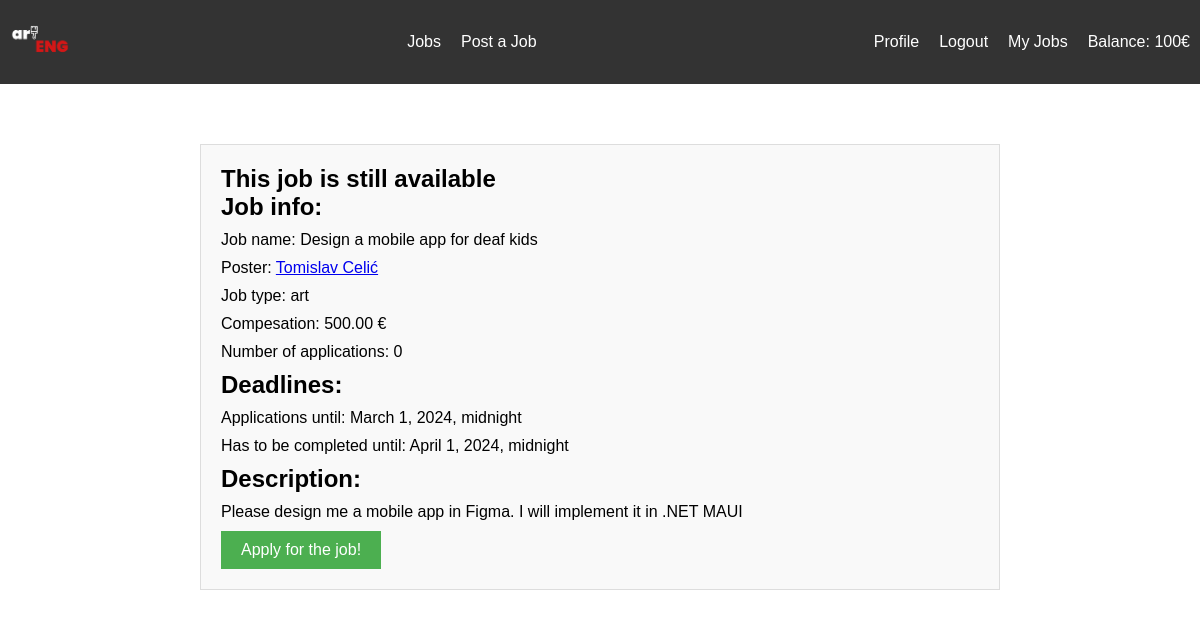
Page /jobs/18 (signed in) on the committed database.
### jobs/models.py (models this page shows, shortened)
class Student(AbstractBaseUser, PermissionsMixin):
    TYPE_CHOICES = (
        ('art', 'Art Student'),
        ('engineering', 'Engineering Student'),
    )
    email = models.EmailField(unique=True)
    user_name = models.CharField(max_length=20, unique=True)
    balance = models.IntegerField(default=1000)
    USERNAME_FIELD = 'user_name'
    EMAIL_FIELD = 'email'
    REQUIRED_FIELDS = ['email']
    is_active = models.BooleanField(default=True)
    is_superuser = models.BooleanField(default=False)
    is_staff = models.BooleanField(default=False)
    date_joined = models.DateTimeField(default=timezone.now)
    last_login = models.DateTimeField(blank=True, null=True)
    first_name = models.CharField(max_length=30)
    last_name = models.CharField(max_length=30)
    institution = models.CharField(max_length=6)
    student_type = models.CharField(max_length=20, choices=TYPE_CHOICES)
    objects = CustomStudentManager()
    class Meta:
        verbose_name = 'Student'
        verbose_name_plural = 'Students'
    def get_full_name(self):
        return f"{self.first_name} {self.last_name}"

class Job(models.Model):
    job_id = models.AutoField(primary_key=True)
    name = models.CharField(max_length=255)
    description = models.TextField()
    JOB_TYPES = [
        ('engineering', 'Engineering Job'),
        ('art', 'Art Job'),
    ]
    job_type = models.CharField(max_length=20, choices=JOB_TYPES)
    poster = models.ForeignKey(Student, on_delete=models.CASCADE, related_name='posted_jobs')
    assign_deadline = models.DateTimeField()
    completion_deadline = models.DateTimeField()
    assigned_to = models.ForeignKey(Student, on_delete=models.SET_NULL, null=True, blank=True, related_name='assigned_jobs')
    compensation = models.DecimalField(max_digits=10, decimal_places=2)
    is_completed = models.BooleanField(default=False)
    finished_link = models.TextField(default="")
    was_disputed = models.BooleanField(default=False)

### jobs/views.py (the view)
# urls.py: path('jobs/<int:job_id>', job_detail, name='job_detail'),
def job_detail(request, job_id):
    job = get_object_or_404(Job, pk=job_id)
    student = request.user
    poster = job.poster
    can_apply = False
    user_has_applied = False
    applications = JobApplication.objects.filter(job = job)
    number_of_applications = applications.count
    dispute = Dispute.objects.filter(job = job).first()
    is_disputed = dispute is not None
    if not request.user.is_anonymous:
        can_apply = not user_has_applied and student != poster and job.job_type == student.student_type
        user_has_applied = JobApplication.objects.filter(job = job, applicant=student).exists()
    context = {
        'job' : job,
        'student' : student,
        'poster' : poster,
        'can_apply' : can_apply,
        'number_of_applications': number_of_applications,
        'user_has_applied' : user_has_applied,
        'applications' : applications,
        'is_disputed' : is_disputed,
        'dispute': dispute
    }
    return render(request, 'job_details.html', context)

### jobs/templates/job_details.html (shortened to what this page needs)
{% extends "base.html" %}
{% block content %}
<div class="job-detail-container">
    {% if request.user.is_anonymous %}
        <h2>You need to be logged in to view jobs</h2>
    {% else %}
        {% if job.assigned_to == student or job.poster == student or student.is_staff and job.assigned_to is not None %}
        <div class="job-info">
            <h3>Job info:</h3>
            <p>Job name: {{job.name}}</p>
            <p>Poster: <a href="{% url 'jobs:profile' poster.user_name %}">{{poster.get_full_name}}</a></p>
            <p>Job type: {{job.job_type}}</p>
            <p>Compesation: {{job.compensation}} €</p>
            <h3>Deadlines:</h3>
            <p>Has to be completed until: {{job.completion_deadline}}</p>
            <h3>Description:</h3>
            <p>{{job.description}}</p>
            {% if job.assigned_to is not None %}
                {% if job.is_completed %}
                    <h3>
                        This job has been completed by:
                        <a href="{% url 'jobs:profile' job.assigned_to.user_name %}">{{job.assigned_to.get_full_name}}</a>
                    </h3>
                    <p>View the completed job <a href="{{job.finished_link}}">here</a></p>
                    {% if is_disputed %}
                        <h3>This job is under dispute</h3>
                        {% if student.is_staff %}
                            {% if dispute.eng_approved and student.student_type == "engineering" %}
                                <h3>You cannot edit this dispute</h3>
                            {% elif dispute.art_approved and student.student_type == "art" %}
                                <h3>You cannot edit this dispute</h3>
                            {% elif dispute.art_approved and student.student_type == "engineering" %}
                                <h3>Art staff member has sided with {{dispute.chosen_side}}</h3>
                                <p>Do you agree with the staff member?</p>
                                <button id="yesDispute">Yes</button>
                                <button id="noDispute">No</button>
                            {% elif dispute.eng_approved and student.student_type == "art" %}
                                <h3>Engineering staff member has sided with {{dispute.chosen_side}}</h3>
                                <p>Do you agree with the staff member?</p>
                                <button id="yesDispute">Yes</button>
                                <button id="noDispute">No</button>
                            {% elif not dispute.eng_approved and not dispute_art_approved %}
                                <button id="sidePosterButton">Side with poster</button>
                                <button id="sideWorkerButton">Side with worker</button>
                            {% endif %}
                        {% endif %}
                    {% elif job.poster == student %}
                        {% if not job.was_disputed %}
                            <button id="disputeButton">Dispute</button>
                        {% else %}
                            <p>The dispute for this job has already been resolved</p>
                        {% endif %}
                    {% endif %}
                {% else %}
                    <h3>
                        This job has been assigned to
                        <a href="{% url 'jobs:profile' job.assigned_to.user_name %}">{{job.assigned_to.get_full_name}}</a>
                    </h3>
                    {% if job.assigned_to == student %}
                        <label for="jobFinishedLink">Enter Finished Job Link:</label>
                        <input type="text" id="jobFinishedLink" name="jobFinishedLink" required>
                        <button id="finishButton">Mark job as completed</button>
                    {% endif %}
                {% endif %}
            {% elif number_of_applications == 0 %}
                <h3>There are no applications, yet.</h3>
            {% elif job.poster == student %}
                <h3>Applications: </h3>
                {% for application in applications %}
                    <div class="job-application">
                        <p>Applicant: <a href="{% url 'jobs:profile' application.applicant.user_name %}">{{ application.applicant.get_full_name }}</a></p>
                        <p>Applied at: {{ application.applied_at }}</p>
                        <button id="acceptApplicationButton" data-application-id="{{ application.application_id }}">Accept</button>
                    </div>
                {% endfor %}
            {% endif %}
        </div>
        {% elif job.assigned_to is not None %}
            <h2>Sorry this job is taken!</h2>
        {% else %}
        <div class="job-info">
            <h2>This job is still available</h2>
            <h3>Job info:</h3>
            <p>Job name: {{job.name}}</p>
            <p>Poster: <a href="{% url 'jobs:profile' poster.user_name %}">{{poster.get_full_name}}</a></p>
            <p>Job type: {{job.job_type}}</p>
            <p>Compesation: {{job.compensation}} €</p>
            <p>Number of applications: {{ number_of_applications }}</p>
            <h3>Deadlines:</h3>
            <p>Applications until: {{job.assign_deadline}}</p>
            <p>Has to be completed until: {{job.completion_deadline}}</p>
            <h3>Description:</h3>
            <p>{{job.description}}</p>
            {% if user_has_applied %}
                <h3>You already applied for this job</h3>
            {% else %}
                {% if can_apply %}
                    <button id="applyButton">Apply for the job!</button>
                {% else %}
                    <h3>You cannot apply for this job</h3>
                {% endif %}
            {% endif %}
        {% endif %}
        </div>
    {% endif %}
</div>
{% endblock %}

### jobs/templates/base.html (shortened to what this page needs)
{% load static %}
<!DOCTYPE html>
<html lang="en">
<head>
    <link rel="stylesheet" href="{% static 'style.css' %}">
</head>
<body>
    <nav>
        <div>
            <a href="{% url 'jobs:home' %}">
                <img src="{% static 'artENG.png' %}" alt="Logo" style="height: 60px; width: auto;", id="logo">
            </a>
            <ul class="nav-links">
                <li>
                    <a href="{% url 'jobs:jobs' %}">Jobs</a>
                </li>
                {% if user.is_authenticated %}
                <li>
                    <a href="{% url 'jobs:create_job' %}">Post a Job</a>
                </li>
                {% endif %}
            </ul>
            <ul class="user-links">
                {% if user.is_authenticated %}
                    <li>
                        <a href="{% url 'jobs:profile' student.user_name %}">Profile</a>
                    </li>
                    <li>
                        <a href="{% url 'jobs:logout' %}">Logout</a>
                    </li>
                    <li>
                        <a href="{% url 'jobs:my_jobs' %}">My Jobs</a>
                    </li>
                    <li>
                        <p>Balance: {{user.balance}}€</p>
                    </li>
                {% else %}
                    <li>
                        <a href="{% url 'jobs:login' %}">Login</a>
                    </li>
                {% endif %}
            </ul>
        </div>
    </nav>
<div class="content">
    {% block content %}{% endblock %}
</div>
</body>
</html>

### jobs/static/style.css (style rules this page uses)
body, h1, h2, h3, p, ul, li { margin: 0; padding: 0; }
body { font-family: 'Ariel', sans-serif; }
nav { background-color: #333; color: #fff; padding: 10px; }
nav a { color: #fff; text-decoration: none; margin-right: 20px; }
nav ul { list-style: none; display: flex; justify-content: space-between; align-items: center; }
nav div { max-width: 1200px; margin: 0 auto; display: flex; justify-content: space-between; align-items: center; }
.content { max-width: 1200px; margin: 20px auto; padding: 20px; }
.job-detail-container { max-width: 800px; margin: 0 auto; padding: 20px; }
.job-info { background-color: #f9f9f9; border: 1px solid #ddd; padding: 20px; margin-bottom: 20px; }
.job-info h3 { font-size: 1.5em; margin-bottom: 10px; }
.job-info p { margin-bottom: 10px; }
button { background-color: #4CAF50; color: #fff; border: none; padding: 10px 20px; text-align: center; text-decoration: none; display: inline-block; font-size: 16px; cursor: pointer; }

### rows in the picture
Student: balance "100"
Job: name "Design a mobile app for deaf kids", job_type "art", compensation "500.00", assign_deadline "March 1, 2024, midnight", completion_deadline "April 1, 2024, midnight", description "Please design me a mobile app in Figma. I will implement it in .NET MAUI"
Student: get_full_name "Tomislav Celić"

### other values in the picture
{{ number_of_applications }} "0"
